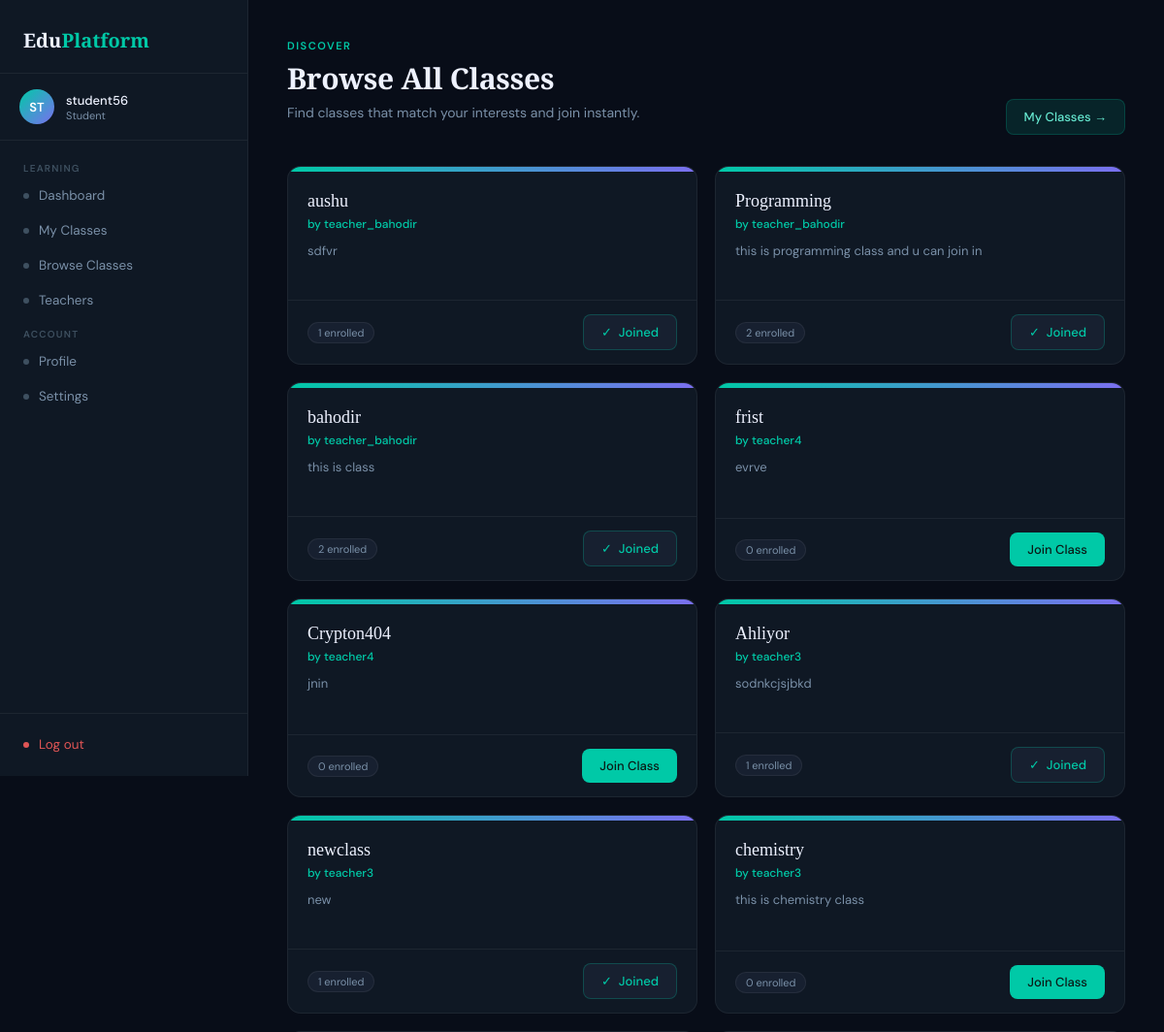
The app's page /student/allclasses/ (signed in, upper part), older data.
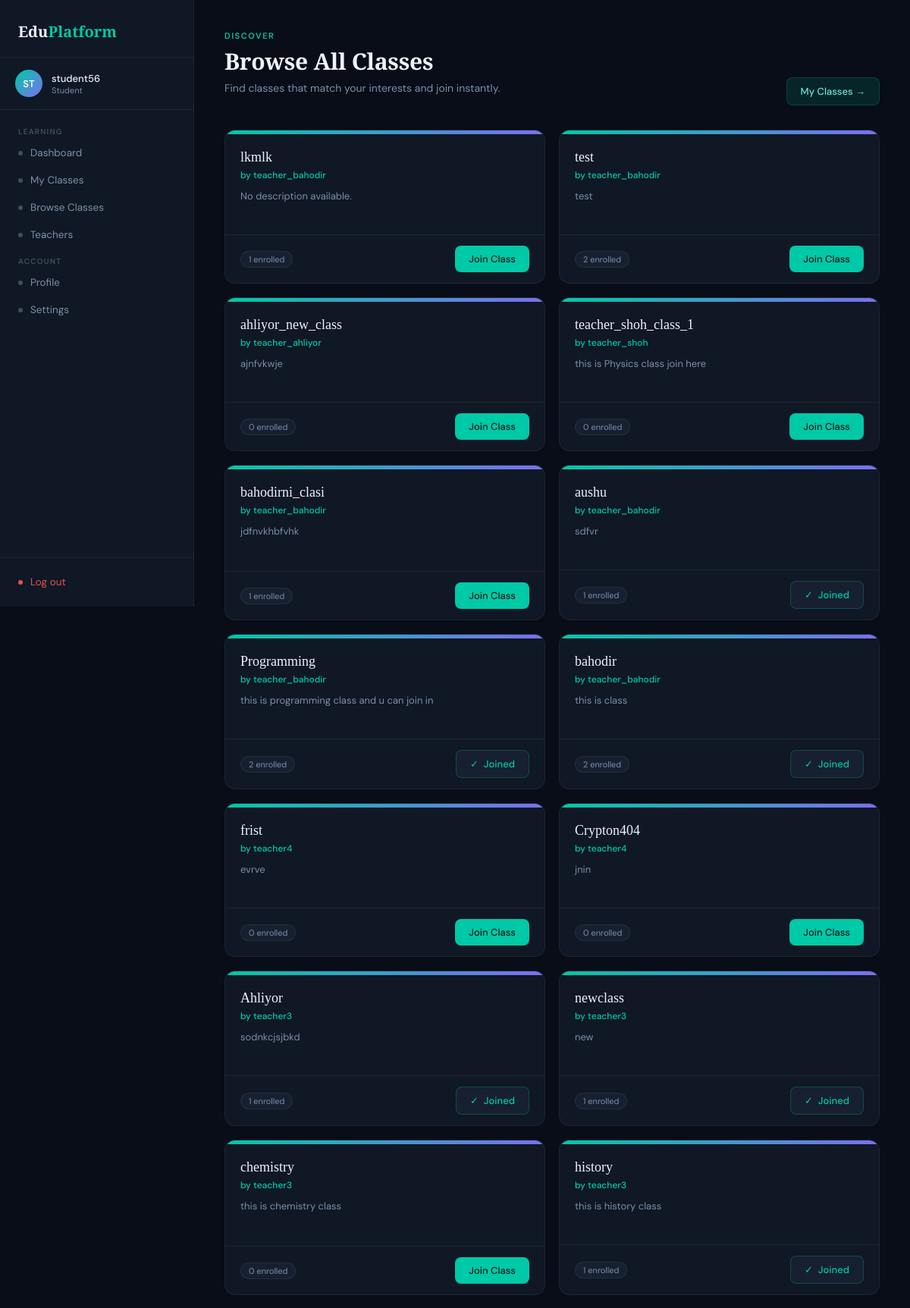
The same page, newer data.
### classes/models.py (models this page shows, shortened)
class Class(models.Model):
    name = models.CharField(max_length=100)
    bio = models.TextField(blank=True , help_text='class description')
    created_at = models.DateTimeField(auto_now_add=True)
    teacher = models.ForeignKey(
        Teacher,
        on_delete=models.CASCADE ,
        related_name = 'classes'
    )
    students = models.ManyToManyField(
        Student,
        through='Membership',
        blank=True
    )
    class Meta:
        verbose_name_plural = "Classes"
        ordering = ['-created_at']

### teacher/models.py (models this page shows, shortened)
class Teacher(models.Model):
    user = models.OneToOneField(settings.AUTH_USER_MODEL, on_delete=models.CASCADE)
    bio = models.TextField(blank=True)
    uname = models.CharField(blank=True , max_length = 20)

### accounts/models.py (models this page shows)
class User(AbstractUser):
    ROLE_CHOICE= (
        ('student', 'Student'),
        ('teacher', 'Teacher')
    )
    role =models.CharField(max_length = 10, choices= ROLE_CHOICE)

### student/views.py (the view)
    def wrapped(request, *args, **kwargs):
        if not request.user.is_authenticated:
            return redirect('accounts:login')
        if request.user.role != 'student':
            return redirect('accounts:login')
        return view_func(request, *args, **kwargs)

### student/views.py (called while the page is built)
def student_required(view_func):
    def wrapped(request, *args, **kwargs):
        if not request.user.is_authenticated:
            return redirect('accounts:login')
        if request.user.role != 'student':
            return redirect('accounts:login')
        return view_func(request, *args, **kwargs)
    return wrapped

def _student_profile(user):
    return Student.objects.select_related('user').filter(user=user).first()

@student_required
def student_all_classes(request):
    classes = Class.objects.select_related('teacher__user').prefetch_related('students').all()
    student = _student_profile(request.user)
    joined_classes = set()
    if student:
        joined_classes = set(
            Membership.objects.filter(student=student).values_list('class_obj_id', flat=True)
        )
    return render(request, 'student/all_classes.html', {
        'all_classes': classes,
        'joined_classes': joined_classes,
    })

### student/templates/student/all_classes.html (shortened to what this page needs)
{% extends 'student/base.html' %}
{% block content %}
<div class="header-row">
  <div>
    <div class="page-eyebrow">Discover</div>
    <h1 class="page-title">Browse All Classes</h1>
    <p class="page-sub">Find classes that match your interests and join instantly.</p>
  </div>
  <a href="{% url 'student:my_classes' %}" class="my-classes-link">My Classes →</a>
</div>
{% if all_classes %}
<div class="classes-grid">
  {% for c in all_classes %}
  <div class="class-card">
    <div class="class-accent"></div>
    <div class="class-body">
      <div class="class-name">{{ c.name }}</div>
      <div class="class-teacher">by {{ c.teacher.user.username }}</div>
      <div class="class-bio">{{ c.bio|default:"No description available." }}</div>
    </div>
    <div class="class-footer">
      <span class="pill">{{ c.students.count }} enrolled</span>
      {% if c.id in joined_classes %}
        <span class="btn btn-joined">Joined</span>
      {% else %}
        <form method="POST" action="{% url 'student:join_class' c.id %}" style="display:inline;">
          <button type="submit" class="btn btn-primary">Join Class</button>
        </form>
      {% endif %}
    </div>
  </div>
  {% endfor %}
</div>
{% else %}
<div class="empty-state">
  <h3>No Classes Available</h3>
  <p>No classes have been created yet. Check back soon.</p>
</div>
{% endif %}
{% endblock %}

Row changes from the older to the newer data that the page shows:
added Class: name "lkmlk", teacher.user.username "teacher_bahodir", bio "No description available.", students.count "1", shows "Join Class"
added Class: name "test", teacher.user.username "teacher_bahodir", bio "test", students.count "2", shows "Join Class"
added Class: name "ahliyor_new_class", teacher.user.username "teacher_ahliyor", bio "ajnfvkwje", students.count "0", shows "Join Class"
added Class: name "teacher_shoh_class_1", teacher.user.username "teacher_shoh", bio "this is Physics class join here", students.count "0", shows "Join Class"
added Class: name "bahodirni_clasi", teacher.user.username "teacher_bahodir", bio "jdfnvkhbfvhk", students.count "1", shows "Join Class"
now on this page (row unchanged): Class: name "history", teacher.user.username "teacher3", bio "this is history class", students.count "1", shows "Joined"
